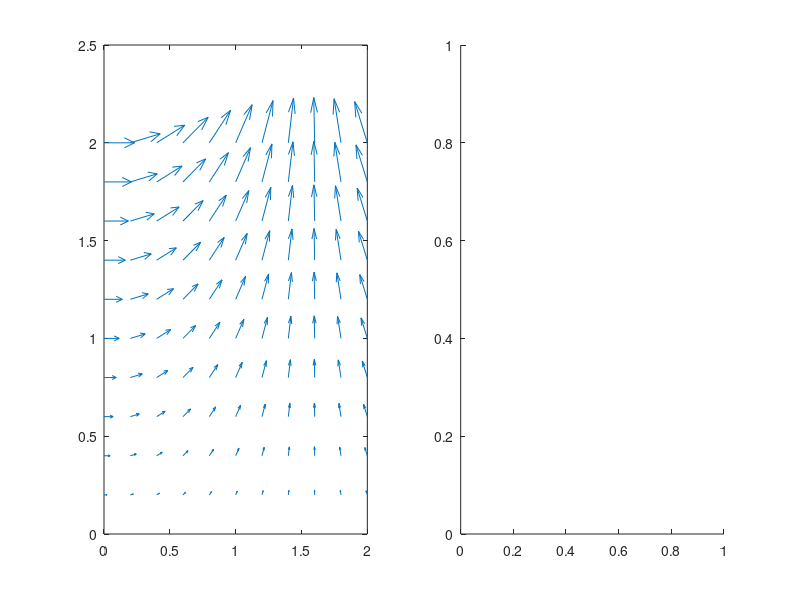

Write MATLAB code to recreate this figure. (Note: this script raises an error after producing the figure.)
%some data
[x,y] = meshgrid(0:0.2:2,0:0.2:2);
u = cos(x).*y;
v = sin(x).*y;

%quiver plots
figure('Position',[10 10 1000 600],'Color','w');
hax_1 = subplot(1,2,1);

%left version (regular)
hq1 = quiver(x,y,u,v);

%get the line position (first handle)
hkid = get(hq1,'children');
X = get(hkid(1),'XData');
Y = get(hkid(1),'YData');
box on;

%right version (with annotation)
hax_2 = subplot(1,2,2);

jj = 1
for ii = 1:3:length(X)-1
  len(jj) = sqrt((Y(ii+1)-Y(ii))^2+(X(ii+1)-X(ii))^2); %get the angle
  jj = jj + 1;
end;
len = round(len/max(len)*127)+1;
cmap = jet(128); %colormap, 116 because angles goes up to 115 degrees

jj = 1;
for ii = 1:3:length(X)-1
  headwidth = 200 * sqrt((X(ii+1)-X(ii)).^2 + (Y(ii+1)-Y(ii)).^2); % set the headWidth, function of length of arrow
  ah = annotation('arrow',...
      'Color', cmap(len(jj),:),...
      'headStyle','cback1','HeadLength',2*headwidth,'HeadWidth',headwidth);
  set(ah,'parent',gca);
  set(ah,'position',[X(ii) Y(ii) X(ii+1)-X(ii) Y(ii+1)-Y(ii)]);
  jj = jj + 1;
end
box on;

%linkaxes([hax_1 hax_2],'xy');
